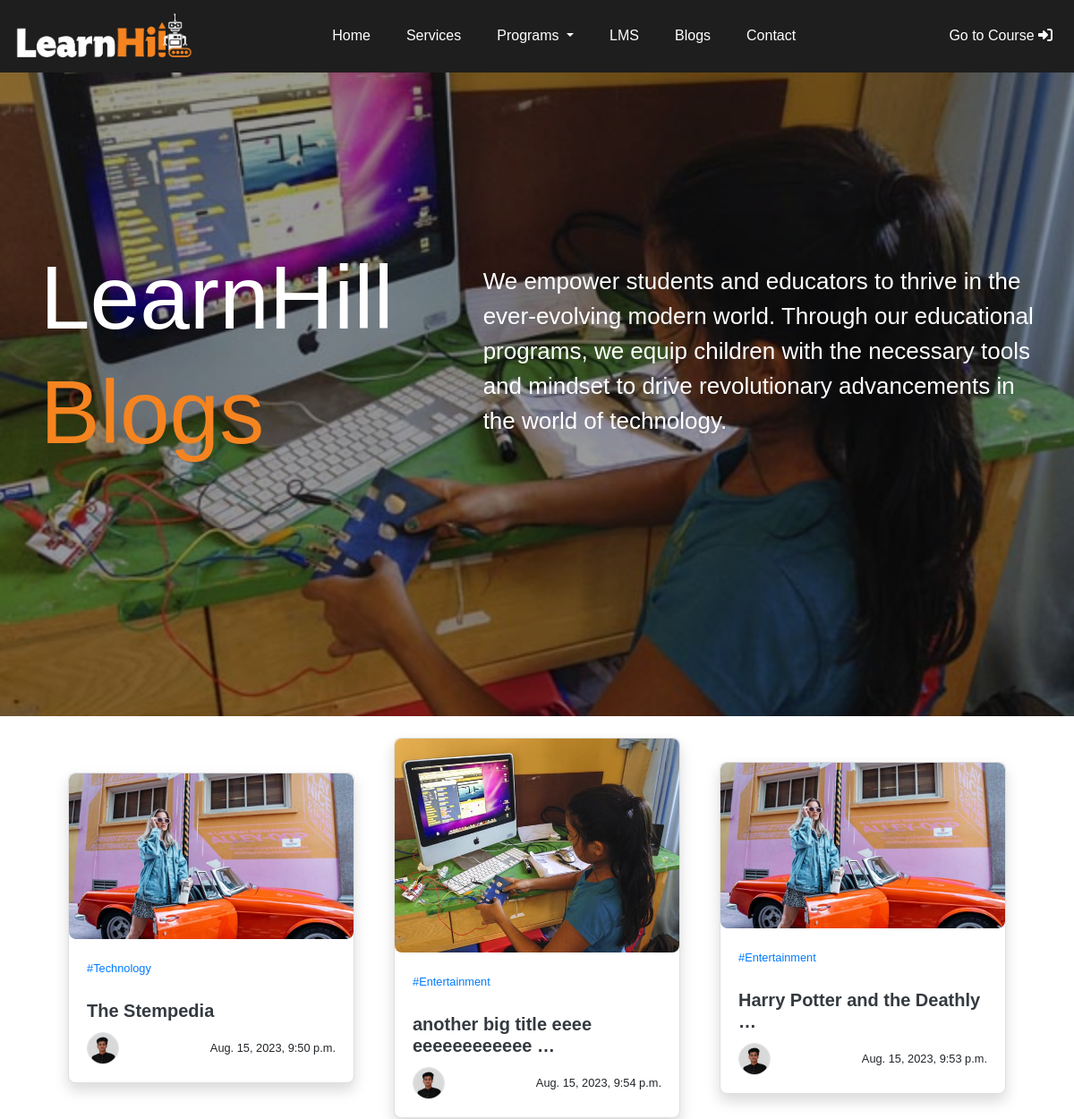
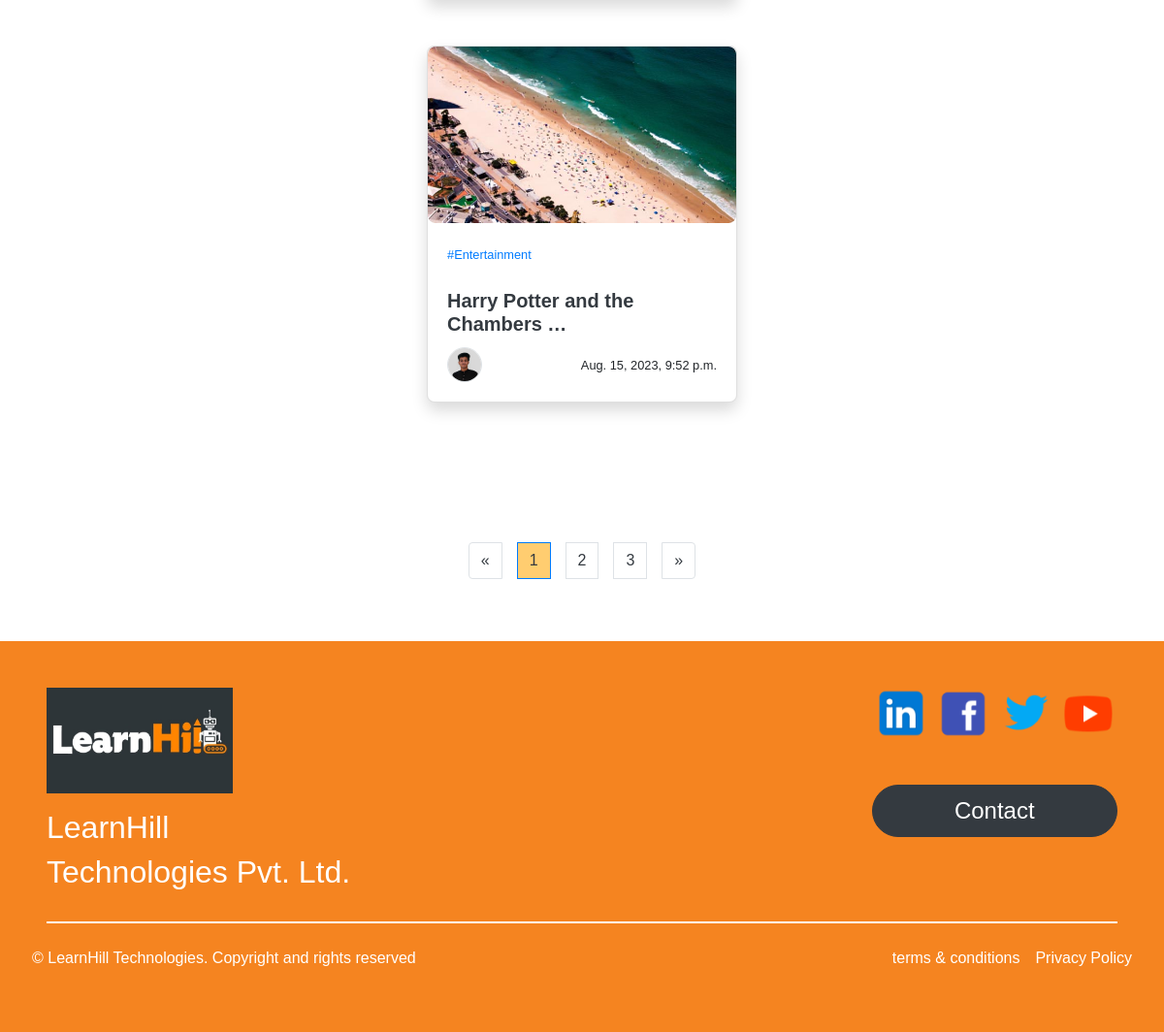
/blog/, run on an earlier commit of the app's database (2 pictures, top to bottom).
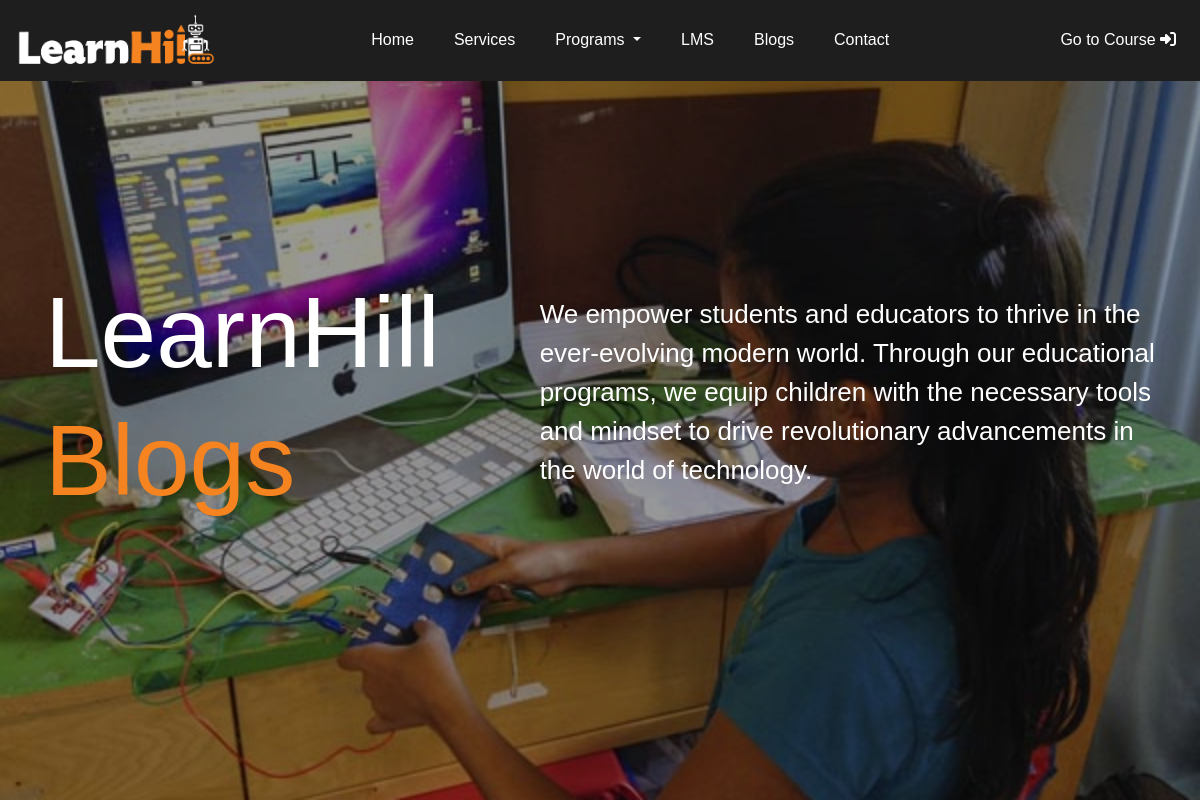
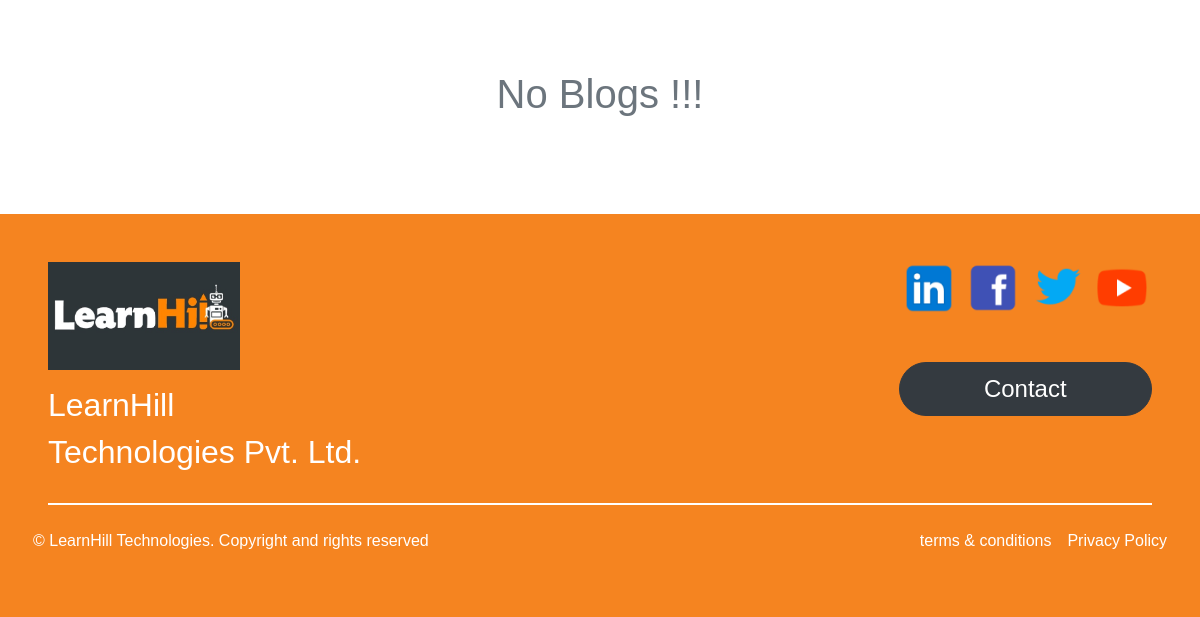
And on a later commit of the database (2 pictures, top to bottom).
### LearnHillApp/models.py (models this page shows, shortened)
class Blog(models.Model):
    title = models.CharField(max_length=255)
    body = RichTextField(blank=True, null=True)
    category = models.ManyToManyField(Category)
    author = models.ForeignKey(Profile, on_delete=models.CASCADE)
    card_image = models.ImageField(upload_to='blog_cards', blank=True, null=True)
    created_at = models.DateTimeField(auto_now_add=True)
    updated_at = models.DateTimeField(auto_now=True)

class Category(models.Model):
    class Meta:
        verbose_name_plural = "Categories"
    name = models.CharField(max_length=255)

class Profile(models.Model):
    user = models.ForeignKey(User, on_delete=models.CASCADE)
    image = models.ImageField(upload_to="user_profile_images", blank=True, null=True)
    created_at = models.DateTimeField(auto_now_add=True)
    updated_at = models.DateTimeField(auto_now=True)

### LearnHillApp/views.py (the view)
# urls.py: 2. Add a URL to urlpatterns:  path('blog/', include('blog.urls'))
def blog(request):
    blogs = Blog.objects.all()
    return render(request, 'blog.html', {'blogs': blogs})

### templates/blog.html (shortened to what this page needs)
{% extends 'base.html' %}
{% load static %}
{% block extra_css %}
    <link rel='stylesheet' href="{% static 'css/blog.css' %}">
{% endblock %}
{% block content %}
    <section id="hero">
        <img class="blog_banner_img img-fluid" src="{% static 'img/blog/blog.jpg' %}" alt="">
        <div class="overlay">
            {% include 'includes/navbar1.html' %}
            <div class="blog_banner_content d-flex justify-content-center align-items-center">
                <div class="container d-flex justify-content-center align-items-center">
                    <div class="d-flex flex-column justify-content-center">
                        <h1>LearnHill</h1>
                        <h1 class="program_heading" style="color: #F58420;">Blogs</h1>
                    </div>
                    <p class="program_subheading">We empower students and educators to thrive in the ever-evolving modern world. Through our educational programs, we equip children with the necessary tools and mindset to drive revolutionary advancements in the world of technology.</p>
                </div>
            </div>
        </div>
    </section>
    <section id="blogs">
        <div class="blog-cards">
            <div class="container p-4">
                <div class="d-flex justify-content-around align-items-center mb-4 flex-wrap">
                    {% for blog in blogs %}
                    <div class="card mb-5 shadow" style="width: 20rem; border-radius: 8px;">
                        <img class="card-img-top" src="{{ blog.card_image.url }}" style="border-radius: 8px;" alt="Card image cap">
                        <div class="card-body h-100">
                            <div class="mb-4">
                                {% for c in blog.category.all %}
                                <small class="text-primary">#{{ c.name }} </small>
                                {% endfor %}
                            </div>
                            <h5 class="card-title"><strong><a class="text-dark" href="{% url 'LearnHillApp:blog_details' blog.id %}">{{ blog.title|truncatewords:5 }}</a></strong></h5>
                            <div class="d-flex justify-content-between align-items-center">
                                <div>
                                    <img src="{{ blog.author.image.url }}" alt="" class="border" style="width: 36px; height: 36px; border-radius: 50%;">
                                </div>
                                <small class="mb-0">{{ blog.updated_at }}</small>
                            </div>
                        </div>
                    </div>
                    {% empty %}
                    <h1 class="text-muted my-5">No Blogs !!!</h1>
                    {% endfor %}
                </div>
            </div>
        </div>
        {% if blogs %}
        <div class="blog-pagination d-flex justify-content-center my-5">
            <nav aria-label="Page navigation example">
                <ul class="pagination">
                  <li class="page-item mx-2 ">
                    <a class="page-link text-dark" href="#" aria-label="Previous">
                      <span aria-hidden="true">&laquo;</span>
                    </a>
                  </li>
                  <li class="page-item active mx-2"><a class="page-link text-dark" href="#">1</a></li>
                  <li class="page-item mx-2"><a class="page-link text-dark" href="#">2</a></li>
                  <li class="page-item mx-2"><a class="page-link text-dark" href="#">3</a></li>
                  <li class="page-item mx-2">
                    <a class="page-link text-dark" href="#" aria-label="Next">
                      <span aria-hidden="true">&raquo;</span>
                    </a>
                  </li>
                </ul>
            </nav>
        </div>
        {% endif %}
    </section>
    {% include 'includes/footer.html' %}
{% endblock %}

What changed in the data, as far as the page shows it:
removed Blog: card_image (picture), title "The Stempedia", author.image (picture), updated_at "Aug. 15, 2023, 9:50 p.m."
no longer on this page (row unchanged): Category: name "Technology", shown under "The Stempedia"
removed Blog: card_image (picture), title "another big title eeee eeeeeeeeeeee …", author.image (picture), updated_at "Aug. 15, 2023, 9:54 p.m."
no longer on this page (row unchanged): Category: name "Entertainment"
removed Blog: card_image (picture), title "Harry Potter and the Deathly …", author.image (picture), updated_at "Aug. 15, 2023, 9:53 p.m."
removed Blog: card_image (picture), title "Harry Potter and the Chambers …", author.image (picture), updated_at "Aug. 15, 2023, 9:52 p.m."
Also different on the page:
text no longer shown: "« 1 2 3 »"
text now shown: "No Blogs !!!"
